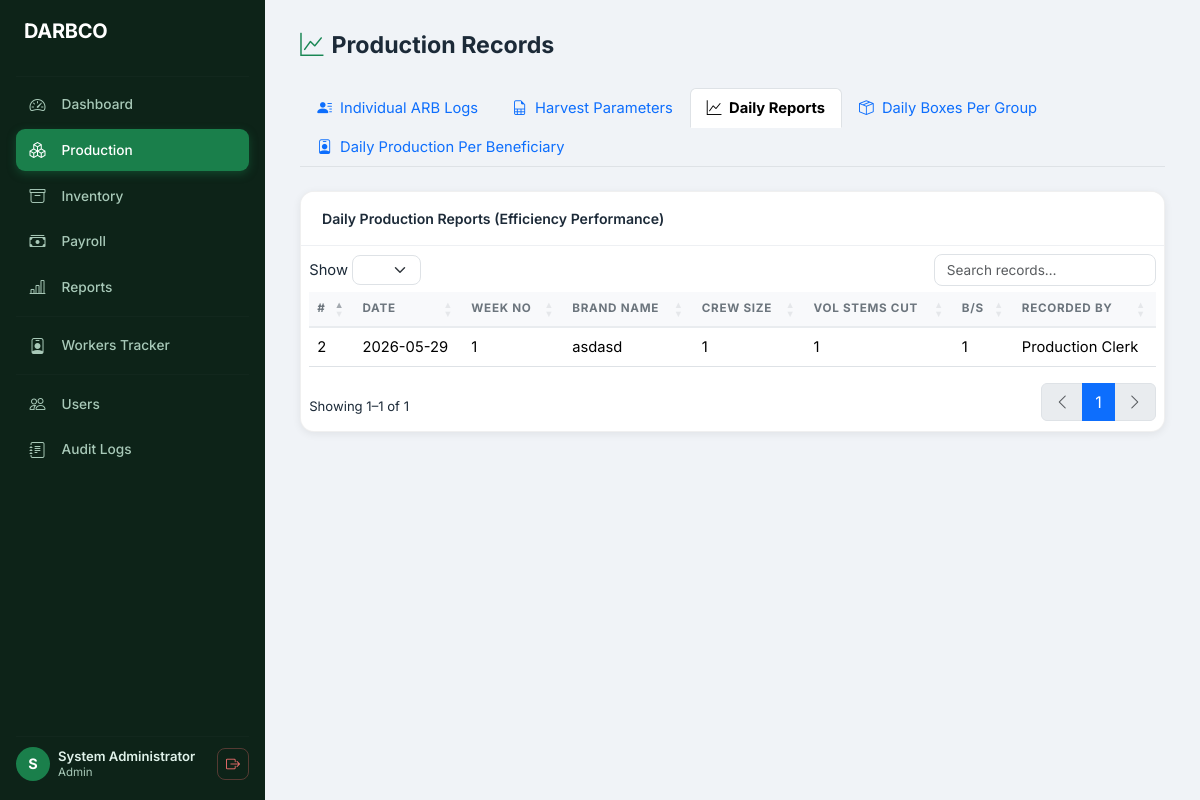
Page /index.php?page=production&tab=daily_reports (signed in) on the committed database.
### tables this page shows
CREATE TABLE `daily_production_reports` (
  `dpr_id` int unsigned NOT NULL AUTO_INCREMENT,
  `report_date` date NOT NULL,
  `week_no` varchar(10) DEFAULT NULL,
  `brand_name` varchar(100) DEFAULT NULL,
  `crew_size` int unsigned DEFAULT '0',
  `first_fruit_in` time DEFAULT NULL,
  `last_box_out` time DEFAULT NULL,
  `first_box_out` time DEFAULT NULL,
  `volume_stems_cut` int unsigned DEFAULT '0',
  `bs_ratio` varchar(20) DEFAULT NULL,
  `per_pack_plan` varchar(50) DEFAULT NULL,
  `recorded_by` int unsigned NOT NULL,
  `created_at` timestamp NOT NULL DEFAULT CURRENT_TIMESTAMP,
  `updated_at` timestamp NOT NULL DEFAULT CURRENT_TIMESTAMP ON UPDATE CURRENT_TIMESTAMP,
  PRIMARY KEY (`dpr_id`),
  KEY `fk_dpr_recorded_by` (`recorded_by`),
  KEY `idx_dpr_date` (`report_date`),
  CONSTRAINT `fk_dpr_recorded_by` FOREIGN KEY (`recorded_by`) REFERENCES `users` (`user_id`) ON DELETE RESTRICT ON UPDATE CASCADE
);

CREATE TABLE `users` (
  `user_id` int unsigned NOT NULL AUTO_INCREMENT,
  `full_name` varchar(150) NOT NULL,
  `username` varchar(80) NOT NULL,
  `email` varchar(180) NOT NULL,
  `password_hash` varchar(255) NOT NULL,
  `role` enum('admin','production_clerk','payroll_personnel','finance_officer','bookkeeper') NOT NULL DEFAULT 'production_clerk',
  `is_active` tinyint(1) NOT NULL DEFAULT '1',
  `created_at` timestamp NOT NULL DEFAULT CURRENT_TIMESTAMP,
  `updated_at` timestamp NOT NULL DEFAULT CURRENT_TIMESTAMP ON UPDATE CURRENT_TIMESTAMP,
  PRIMARY KEY (`user_id`),
  UNIQUE KEY `username` (`username`),
  UNIQUE KEY `email` (`email`),
  KEY `idx_users_role` (`role`),
  KEY `idx_users_active` (`is_active`)
);

### config/db.php (called while the page is built, shortened)
<?php
class Database
{
    private static ?PDO $instance = null;
    public static function getInstance(): PDO
    {
        if (self::$instance === null) {
            $env = [];
            $host    = $env['DB_HOST']    ?? 'localhost';
            $port    = $env['DB_PORT']    ?? '3306';
            $dbname  = $env['DB_NAME']    ?? 'darbco_system';
            $user    = $env['DB_USER']    ?? 'root';
            $pass    = $env['DB_PASS']    ?? '123456789';
            $charset = $env['DB_CHARSET'] ?? 'utf8mb4';
            $dsn = sprintf(
                'mysql:host=%s;port=%s;dbname=%s;charset=%s',
                $host,
                $port,
                $dbname,
                $charset
            );
            $options = [
                PDO::ATTR_ERRMODE            => PDO::ERRMODE_EXCEPTION,
                PDO::ATTR_DEFAULT_FETCH_MODE => PDO::FETCH_ASSOC,
                PDO::ATTR_EMULATE_PREPARES   => false,
                PDO::ATTR_PERSISTENT         => false,
                PDO::MYSQL_ATTR_INIT_COMMAND => "SET NAMES {$charset} COLLATE {$charset}_unicode_ci",
            ];
            try {
                self::$instance = new PDO($dsn, $user, $pass, $options);
            } catch (PDOException $e) {
                error_log('[DARBCO DB ERROR] ' . $e->getMessage());
                throw new RuntimeException(
                    'Database connection failed. Please contact the system administrator.',
                    (int) $e->getCode(),
                    $e
                );
            }
        }
        return self::$instance;
    }
}

### models/DailyReport.php (called while the page is built, shortened)
<?php
class DailyReport {
    private PDO $db;
    public function __construct() {
        $this->db = Database::getInstance();
    }
    public function getAll(): array {
        $stmt = $this->db->query("
            SELECT dr.*, u.full_name as recorded_by_name
            FROM daily_production_reports dr
            JOIN users u ON dr.recorded_by = u.user_id
            ORDER BY dr.report_date DESC, dr.dpr_id DESC
        ");
        return $stmt->fetchAll(PDO::FETCH_ASSOC);
    }
}

### views/production/daily_reports.php (the view, shortened to what this page needs)
<?php
require_once VIEW_PATH . 'layout/header.php';
?>
<div class="app-shell">
<?php require_once VIEW_PATH . 'layout/sidebar.php'; ?>
<main class="main-content">
    <div class="page-header">
        <div>
            <h1><i class="bi bi-graph-up me-2 text-success"></i>Production Records</h1>
        </div>
    </div>
    <ul class="nav nav-tabs mb-4">
        <li class="nav-item">
            <a class="nav-link <?= !isset($_GET['tab']) || $_GET['tab'] === 'daily_log' ? 'active fw-bold' : '' ?>" href="index.php?page=production&tab=daily_log">
                <i class="bi bi-person-lines-fill me-1"></i> Individual ARB Logs
            </a>
        </li>
        <li class="nav-item">
            <a class="nav-link <?= isset($_GET['tab']) && $_GET['tab'] === 'harvest_parameters' ? 'active fw-bold' : '' ?>" href="index.php?page=production&tab=harvest_parameters">
                <i class="bi bi-file-earmark-spreadsheet me-1"></i> Harvest Parameters
            </a>
        </li>
        <li class="nav-item">
            <a class="nav-link <?= isset($_GET['tab']) && $_GET['tab'] === 'daily_reports' ? 'active fw-bold' : '' ?>" href="index.php?page=production&tab=daily_reports">
                <i class="bi bi-graph-up me-1"></i> Daily Reports
            </a>
        </li>
        <li class="nav-item">
            <a class="nav-link <?= isset($_GET['tab']) && $_GET['tab'] === 'daily_boxes_per_group' ? 'active fw-bold' : '' ?>" href="index.php?page=production&tab=daily_boxes_per_group">
                <i class="bi bi-box-seam me-1"></i> Daily Boxes Per Group
            </a>
        </li>
        <li class="nav-item">
            <a class="nav-link <?= isset($_GET['tab']) && $_GET['tab'] === 'daily_production_per_beneficiary' ? 'active fw-bold' : '' ?>" href="index.php?page=production&tab=daily_production_per_beneficiary">
                <i class="bi bi-person-badge me-1"></i> Daily Production Per Beneficiary
            </a>
        </li>
    </ul>
    <div class="table-card">
        <div class="card-header">Daily Production Reports (Efficiency Performance)</div>
        <div class="table-responsive p-2">
            <table class="table table-hover darbco-table w-100">
                <thead>
                    <tr>
                        <th>#</th><th>Date</th><th>Week No</th><th>Brand Name</th>
                        <th>Crew Size</th><th>Vol Stems Cut</th><th>B/S</th>
                        <th>Recorded By</th>
                    </tr>
                </thead>
                <tbody>
                <?php foreach ($drRecords as $r): ?>
                    <tr>
                        <td><?= $r['dpr_id'] ?></td>
                        <td><?= htmlspecialchars($r['report_date']) ?></td>
                        <td><?= htmlspecialchars($r['week_no'] ?? '—') ?></td>
                        <td><?= htmlspecialchars($r['brand_name'] ?? '—') ?></td>
                        <td><?= $r['crew_size'] ?></td>
                        <td><?= $r['volume_stems_cut'] ?></td>
                        <td><?= htmlspecialchars($r['bs_ratio'] ?? '—') ?></td>
                        <td><?= htmlspecialchars($r['recorded_by_name']) ?></td>
                    </tr>
                <?php endforeach; ?>
                </tbody>
            </table>
        </div>
    </div>
</div>
<?php require_once VIEW_PATH . 'layout/footer.php'; ?>

### assets/css/main.css (style rules this page uses)
:root { --darbco-green: #1a7f4b; --darbco-green-dark: #145c36; --darbco-green-800: #0f4529; --darbco-green-light: #e8f5ee; --darbco-yellow: #f5a623; --darbco-yellow-bg: #fff8ec; --sidebar-width: 265px; --sidebar-bg: #0d2318; --sidebar-text: #a8c9b8; --sidebar-active-bg: #1a7f4b; --sidebar-hover-bg: #162e1f; --topbar-h: 52px; --card-radius: 14px; --shadow-sm: 0 2px 8px rgba(0,0,0,.07); --shadow-md: 0 6px 24px rgba(0,0,0,.11); --transition: .2s ease; }
*, *::before, *::after { box-sizing: border-box; }
body { font-family: 'Inter', system-ui, sans-serif; background: #f0f3f7; color: #1c2a38; margin: 0; font-size: .92rem; }
.app-shell { display: flex; min-height: 100vh; }
.main-content { margin-left: var(--sidebar-width); flex: 1; padding: 2rem 2.2rem; min-height: 100vh; }
.page-header { display: flex; align-items: flex-start; justify-content: space-between; flex-wrap: wrap; gap: .75rem; margin-bottom: 1.75rem; }
.page-header h1 { font-size: 1.45rem; font-weight: 700; margin: 0; line-height: 1.2; }
.card-header { background: #fff; border-bottom: 1px solid rgba(0,0,0,.07); padding: .9rem 1.3rem; font-weight: 600; font-size: .88rem; }
.table-card { background: #fff; border-radius: var(--card-radius); box-shadow: var(--shadow-sm); overflow: hidden; border: 1px solid rgba(0,0,0,.06); }
.table-card .card-header { background: #fff; border-bottom: 1px solid #eef0f3; padding: 1rem 1.3rem; font-weight: 600; }
table.table thead th { background: #f8f9fb; font-size: .73rem; font-weight: 700; text-transform: uppercase; letter-spacing: .06em; color: #6c757d; border-bottom: 2px solid #e9ecef !important; white-space: nowrap; }

### rows in the picture
daily_production_reports: dpr_id "2", report_date "2026-05-29", week_no "1", brand_name "asdasd", crew_size "1", volume_stems_cut "1", bs_ratio "1", recorded_by.full_name "Production Clerk"

### other values in the picture
substr($_SESSION[SESS_FULL_NAME] ?? 'U', 0, 1) "S"
$_SESSION[SESS_FULL_NAME] "System Administrator"
str_replace('_', ' ', $role) "Admin"
